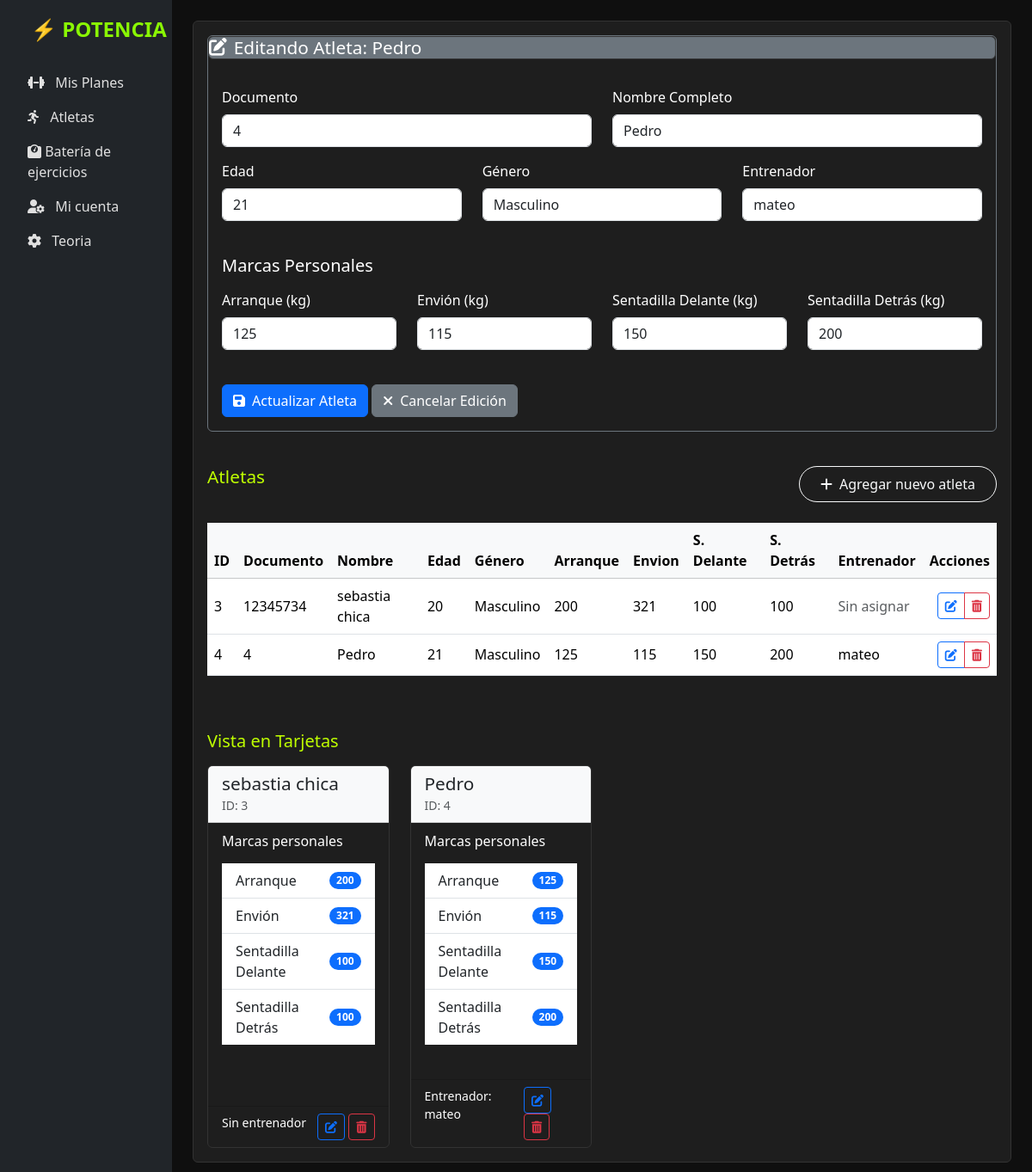
The page /atletas/editar/4/ (signed in) on the database its author committed.
### potencia/models.py (models this page shows, shortened)
class Atletas(models.Model):
    id = models.AutoField(primary_key=True)
    documento = models.CharField(unique=True, max_length=100)
    nombre = models.CharField(max_length=100)
    edad = models.PositiveSmallIntegerField()
    generos_lista = [("Masculino", "Masculino"), ("Femenino", "Femenino")]
    genero = models.CharField(max_length=10, choices=generos_lista)
    arranque = models.CharField(max_length=3)
    envion = models.CharField(max_length=3)
    sentadilla_delante = models.CharField(max_length=3)
    sentadilla_detras = models.CharField(max_length=3)
    entrenador = models.ForeignKey(
        Entrenadores,
        on_delete=models.SET_NULL,
        null=True,
        blank=True,
        related_name='atletas'
    )

class Entrenadores(models.Model):
    user = models.OneToOneField(User, on_delete=models.CASCADE)
    nombre = models.CharField(max_length=101)
    edad = models.PositiveSmallIntegerField()
    generos_lista = [("Masculino", "Masculino"), ("Femenino", "Femenino")]
    genero = models.CharField(max_length=10, choices=generos_lista)
    def __str__(self):
        return self.nombre

### potencia/views.py (the view)
# urls.py: path('atletas/editar/<int:pk>/', views.editar_atleta, name='editar_atleta'),
@login_required
def editar_atleta(request, pk):
    atleta = get_object_or_404(Atletas, pk=pk)
    atletas_list = Atletas.objects.all()
    form = AtletaForm(request.POST or None, instance=atleta)
    if request.method == 'POST' and form.is_valid():
        form.save()
        return redirect('atletas')
    return render(request, 'atletas.html', {
        'atletas': atletas_list,
        'form': form,
        'editing': True,
        'atleta_edicion': atleta
    })

### potencia/forms.py
class AtletaForm(forms.ModelForm):
    class Meta:
        model = Atletas
        fields = ['documento', 'nombre', 'edad', 'genero', 'arranque', 'envion',
                 'sentadilla_delante', 'sentadilla_detras', 'entrenador']
        widgets = {
            'documento': forms.TextInput(attrs={'class': 'form-control'}),
            'nombre': forms.TextInput(attrs={'class': 'form-control'}),
            'edad': forms.NumberInput(attrs={'class': 'form-control'}),
            'genero': forms.Select(attrs={'class': 'form-control'}),
            'arranque': forms.TextInput(attrs={'class': 'form-control'}),
            'envion': forms.TextInput(attrs={'class': 'form-control'}),
            'sentadilla_delante': forms.TextInput(attrs={'class': 'form-control'}),
            'sentadilla_detras': forms.TextInput(attrs={'class': 'form-control'}),
            'entrenador': forms.Select(attrs={'class': 'form-control'}),
        }

### potencia/templates/atletas.html (shortened to what this page needs)
{% extends "base.html" %}
{% block contenido %}
<div class="card">
    <div class="card-body">
        {% if editing %}
        <div class="card mb-4 border-secondary">
            <div class="card text-bg-secondary mb-3">
                <h4 class="card-title mb-0">
                    <i class="fas fa-edit me-2"></i>Editando Atleta: {{ atleta_edicion.nombre }}
                </h4>
            </div>
            <div class="card-body">
                <form method="post">
                    <div class="row">
                        <div class="col-md-6">
                            <div class="mb-3">
                                <label class="form-label label-color-w">Documento</label>
                                {{ form.documento }}
                            </div>
                        </div>
                        <div class="col-md-6">
                            <div class="mb-3">
                                <label class="form-label label-color-w">Nombre Completo</label>
                                {{ form.nombre }}
                            </div>
                        </div>
                    </div>
                    <div class="row">
                        <div class="col-md-4">
                            <div class="mb-3">
                                <label class="form-label label-color-w">Edad</label>
                                {{ form.edad }}
                            </div>
                        </div>
                        <div class="col-md-4">
                            <div class="mb-3">
                                <label class="form-label label-color-w">Género</label>
                                {{ form.genero }}
                            </div>
                        </div>
                        <div class="col-md-4">
                            <div class="mb-3">
                                <label class="form-label label-color-w">Entrenador</label>
                                {{ form.entrenador }}
                            </div>
                        </div>
                    </div>
                    <h5 class="mt-4 mb-3 label-color-w">Marcas Personales</h5>
                    <div class="row">
                        <div class="col-md-3">
                            <div class="mb-3">
                                <label class="form-label label-color-w">Arranque (kg)</label>
                                {{ form.arranque }}
                            </div>
                        </div>
                        <div class="col-md-3">
                            <div class="mb-3">
                                <label class="form-label label-color-w">Envión (kg)</label>
                                {{ form.envion }}
                            </div>
                        </div>
                        <div class="col-md-3">
                            <div class="mb-3">
                                <label class="form-label label-color-w">Sentadilla Delante (kg)</label>
                                {{ form.sentadilla_delante }}
                            </div>
                        </div>
                        <div class="col-md-3">
                            <div class="mb-3">
                                <label class="form-label label-color-w">Sentadilla Detrás (kg)</label>
                                {{ form.sentadilla_detras }}
                            </div>
                        </div>
                    </div>
                    <div class="mt-4">
                        <button type="submit" class="btn btn-primary">
                            <i class="fas fa-save me-2"></i>Actualizar Atleta
                        </button>
                        <a href="{% url 'atletas' %}" class="btn btn-secondary">
                            <i class="fas fa-times me-2"></i>Cancelar Edición
                        </a>
                    </div>
                </form>
            </div>
        </div>
        {% endif %}
        <div class="d-flex justify-content-between align-items-center mb-4">
            <h4 class="card-title mb-0 label-color-fff">Atletas</h4>
            <div class="mt-3">
                <button type="button" class="btn btn-outline-light rounded-pill px-4 py-2" data-bs-toggle="modal"
                    data-bs-target="#datosAtletaModal">
                    <i class="fas fa-plus me-2"></i>Agregar nuevo atleta
                </button>
            </div>
        </div>
        <div class="table-responsive">
            <table class="table table-hover align-middle w-100">
                <thead class="table-light">
                    <tr>
                        <th>ID</th>
                        <th>Documento</th>
                        <th>Nombre</th>
                        <th>Edad</th>
                        <th>Género</th>
                        <th>Arranque</th>
                        <th>Envion</th>
                        <th>S. Delante</th>
                        <th>S. Detrás</th>
                        <th>Entrenador</th>
                        <th class="text-end">Acciones</th>
                    </tr>
                </thead>
                <tbody>
                    {% for atleta in atletas %}
                    <tr>
                        <td>{{ atleta.id }}</td>
                        <td>{{ atleta.documento }}</td>
                        <td>{{ atleta.nombre }}</td>
                        <td>{{ atleta.edad }}</td>
                        <td>{{ atleta.genero }}</td>
                        <td>{{ atleta.arranque }}</td>
                        <td>{{ atleta.envion }}</td>
                        <td>{{ atleta.sentadilla_delante }}</td>
                        <td>{{ atleta.sentadilla_detras }}</td>
                        <td>
                            {% if atleta.entrenador %}
                                {{ atleta.entrenador.nombre }}
                            {% else %}
                                <span class="text-muted">Sin asignar</span>
                            {% endif %}
                        </td>
                        <td class="text-end">
                            <div class="btn-group" role="group">
                                <a href="{% url 'editar_atleta' atleta.id %}" class="btn btn-sm btn-outline-primary">
                                    <i class="fas fa-edit"></i>
                                </a>
                                <a href="{% url 'eliminar_atleta' atleta.id %}" class="btn btn-sm btn-outline-danger">
                                    <i class="fas fa-trash-alt"></i>
                                </a>
                            </div>
                        </td>
                    </tr>
                    {% endfor %}
                </tbody>
            </table>
        </div>
        <h5 class="mt-5 mb-3 label-color-fff">Vista en Tarjetas</h5>
        <div class="row row-cols-1 row-cols-md-2 row-cols-lg-3 row-cols-xl-4 g-4">
            {% for atleta in atletas %}
            <div class="col">
                <div class="card h-100">
                    <div class="card-header bg-light">
                        <h5 class="card-title mb-0">{{ atleta.nombre }}</h5>
                        <small class="text-muted">ID: {{ atleta.id }}</small>
                    </div>
                    <div class="card-body">
                        <h6 class="card-subtitle mb-3 label-color-w">Marcas personales</h6>
                        <ul class="list-group list-group-flush">
                            <li class="list-group-item d-flex justify-content-between align-items-center">
                                Arranque
                                <span class="badge bg-primary rounded-pill">{{ atleta.arranque }}</span>
                            </li>
                            <li class="list-group-item d-flex justify-content-between align-items-center">
                                Envión
                                <span class="badge bg-primary rounded-pill">{{ atleta.envion }}</span>
                            </li>
                            <li class="list-group-item d-flex justify-content-between align-items-center">
                                Sentadilla Delante
                                <span class="badge bg-primary rounded-pill">{{ atleta.sentadilla_delante }}</span>
                            </li>
                            <li class="list-group-item d-flex justify-content-between align-items-center">
                                Sentadilla Detrás
                                <span class="badge bg-primary rounded-pill">{{ atleta.sentadilla_detras }}</span>
                            </li>
                        </ul>
                    </div>
                    <div class="card-footer bg-transparent">
                        <div class="d-flex justify-content-between">
                            <small class="label-color-w">
                                {% if atleta.entrenador %}
                                    Entrenador: {{ atleta.entrenador.nombre }}
                                {% else %}
                                    Sin entrenador
                                {% endif %}
                            </small>
                            <div>
                                <a href="{% url 'editar_atleta' atleta.id %}" class="btn btn-sm btn-outline-primary">
                                    <i class="fas fa-edit"></i>
                                </a>
                                <a href="{% url 'eliminar_atleta' atleta.id %}" class="btn btn-sm btn-outline-danger">
                                    <i class="fas fa-trash-alt"></i>
                                </a>
                            </div>
                        </div>
                    </div>
                </div>
            </div>
            {% endfor %}
        </div>
    </div>
</div>
{% endblock %}

### potencia/static/css/style_home.css (style rules this page uses)
body { background-color: #000208d5; }
.card { background-color: #1e1e1e; border: 1px solid #333; }
.label-color-fff { color: #bfff00; }
.label-color-w { color: #fff; }

### potencia/static/css/style_teoria.css (style rules this page uses)
body { background-color: #0f0f0f; color: #fff; }
.card-title { font-size: 1.3rem; margin-bottom: 0.75rem; display: flex; align-items: center; }

### potencia/templates/base.html (style rules this page uses)
.card { margin-bottom: 1.5rem; }

### rows shown on the page
Atletas: nombre "Pedro", documento "4", edad "21", genero "Masculino", entrenador "mateo", arranque "125", envion "115", sentadilla_delante "150", sentadilla_detras "200", id "4", entrenador.nombre "mateo"
Atletas: id "3", documento "12345734", nombre "sebastia chica", edad "20", genero "Masculino", arranque "200", envion "321", sentadilla_delante "100", sentadilla_detras "100", shows "Sin asignar", shows "Sin entrenador"
